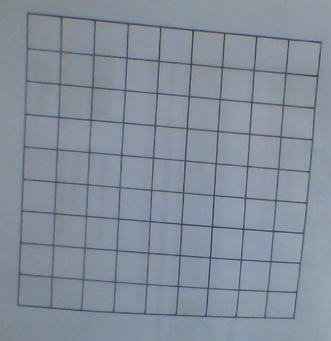
#> input picture sudoku_grid3.png, 331 x 341 px
$ python get_warp_perspective.py
#> lines starting #> are read from the running program, lines starting #| are printed output that depends on the picture; after the words box and inside, x2 and y2 are one past the last pixel; in counts of white or black regions, pixels touching at a corner belong together
import numpy as np
import cv2

# https://theailearner.com/tag/cv2-warpperspective/

im = cv2.imread ('sudoku_grid3.png')#('sudoCleanedOfRects.jpg')# # read picture
#> im is the input picture: shape (341, 331, 3); mean B, G, R 155.7, 142.7, 132.5

imgray = cv2.cvtColor(im, cv2.COLOR_BGR2GRAY) # BGR to grayscale
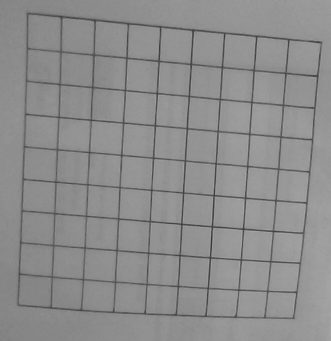
#> imgray: shape (341, 331); min 51, max 173, mean 141.2

ret, thresh = cv2.threshold(imgray, 120, 255, cv2.THRESH_BINARY_INV)
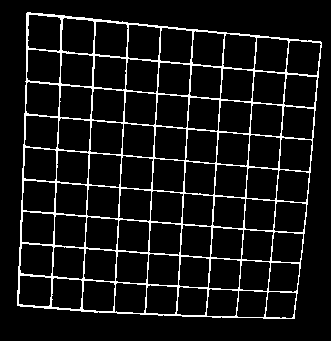
#> thresh: shape (341, 331); 8.5% white in thin lines or dots, all inside (x1, y1, x2, y2) = (17, 12, 322, 319)

contours, hierarchy = cv2.findContours(thresh, cv2.RETR_TREE, cv2.CHAIN_APPROX_NONE)
#> contours = 82 contours; largest, box (x1, y1, x2, y2) and area: (17, 12, 322, 319) 82216, (27, 14, 62, 52) 1104, (61, 17, 95, 55) 1087, (94, 21, 129, 58) 1082, (127, 24, 161, 61) 1062

# Specify input and output coordinates that is used
# to calculate the transformation matrix

up_left = [28, 14]
up_right = [321, 42]
bottom_left = [18, 305]
bottom_right = [295, 318]

input_pts = np.float32([up_left, up_right, bottom_left, bottom_right])

height = max(abs(bottom_left[1] - up_left[1]), abs(up_right[1]-bottom_right[1]))
width = max(abs(bottom_left[0] - bottom_right[0]), abs(up_left[0]-up_right[0]))
output_pts = np.float32([[0, 0], [width, 0],[0, height],[width, height]])

# Compute the perspective transform M
M = cv2.getPerspectiveTransform(input_pts,output_pts)

# Apply the perspective transformation to the image
out = cv2.warpPerspective(im,M,(width, height),flags = cv2.INTER_LINEAR)
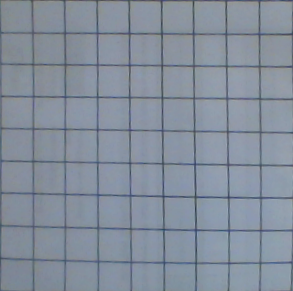
#> out: shape (291, 293, 3); mean B, G, R 155.6, 142.2, 132.1
# Display the transformed image
cv2.imshow("title", out)
cv2.waitKey()

$ run again, with sudoku_grid2.png copied over sudoku_grid3.png
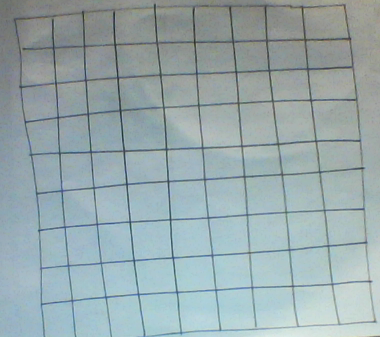
#> input picture sudoku_grid2.png, 380 x 337 px
#> im is the input picture: shape (337, 380, 3); mean B, G, R 172.3, 169.3, 152.4
#> `ret, thresh = cv2.threshold(imgray, 120, 255, cv2.THRESH_BINARY_INV)`:
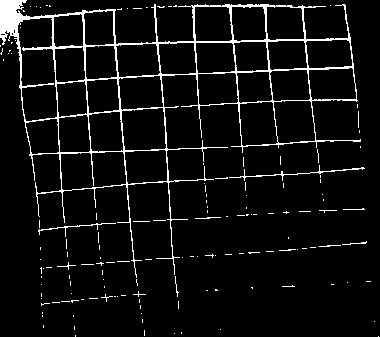
#> thresh: shape (337, 380); 6% white in thin lines or dots
#> contours = 176 contours, 144 with area under 20; largest, box (x1, y1, x2, y2) and area: (0, 0, 361, 278) 40668, (17, 17, 58, 122) 3340, (60, 151, 127, 191) 2262, (121, 107, 167, 151) 1740, (273, 100, 316, 144) 1586
#> `out = cv2.warpPerspective(im,M,(width, height),flags = cv2.INTER_LINEAR)`:
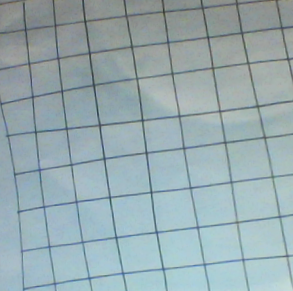
#> out: shape (291, 293, 3); mean B, G, R 175.1, 170.5, 151.3
